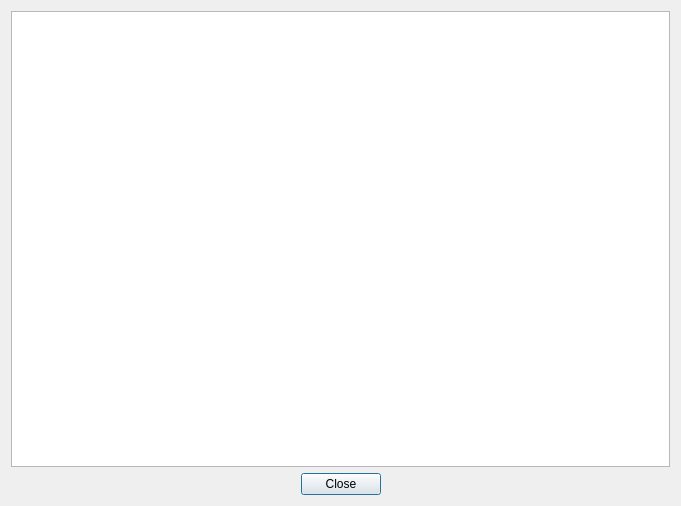
<?xml version="1.0" encoding="UTF-8"?>
<ui version="4.0">
 <class>PreviewDialog</class>
 <widget class="QDialog" name="PreviewDialog">
  <property name="geometry">
   <rect>
    <x>0</x>
    <y>0</y>
    <width>681</width>
    <height>506</height>
   </rect>
  </property>
  <property name="sizePolicy">
   <sizepolicy hsizetype="Fixed" vsizetype="Preferred">
    <horstretch>0</horstretch>
    <verstretch>0</verstretch>
   </sizepolicy>
  </property>
  <property name="windowTitle">
   <string>Preview</string>
  </property>
  <layout class="QGridLayout" name="gridLayout">
   <item row="0" column="0">
    <widget class="QGraphicsView" name="graphicsView"/>
   </item>
   <item row="1" column="0">
    <layout class="QHBoxLayout" name="horizontalLayout">
     <item>
      <spacer name="horizontalSpacer">
       <property name="orientation">
        <enum>Qt::Horizontal</enum>
       </property>
       <property name="sizeHint" stdset="0">
        <size>
         <width>40</width>
         <height>20</height>
        </size>
       </property>
      </spacer>
     </item>
     <item>
      <widget class="QPushButton" name="closeButton">
       <property name="text">
        <string>Close</string>
       </property>
      </widget>
     </item>
     <item>
      <spacer name="horizontalSpacer_2">
       <property name="orientation">
        <enum>Qt::Horizontal</enum>
       </property>
       <property name="sizeHint" stdset="0">
        <size>
         <width>40</width>
         <height>20</height>
        </size>
       </property>
      </spacer>
     </item>
    </layout>
   </item>
  </layout>
 </widget>
 <resources/>
 <connections>
  <connection>
   <sender>closeButton</sender>
   <signal>clicked()</signal>
   <receiver>PreviewDialog</receiver>
   <slot>close()</slot>
   <hints>
    <hint type="sourcelabel">
     <x>302</x>
     <y>490</y>
    </hint>
    <hint type="destinationlabel">
     <x>301</x>
     <y>256</y>
    </hint>
   </hints>
  </connection>
 </connections>
</ui>
